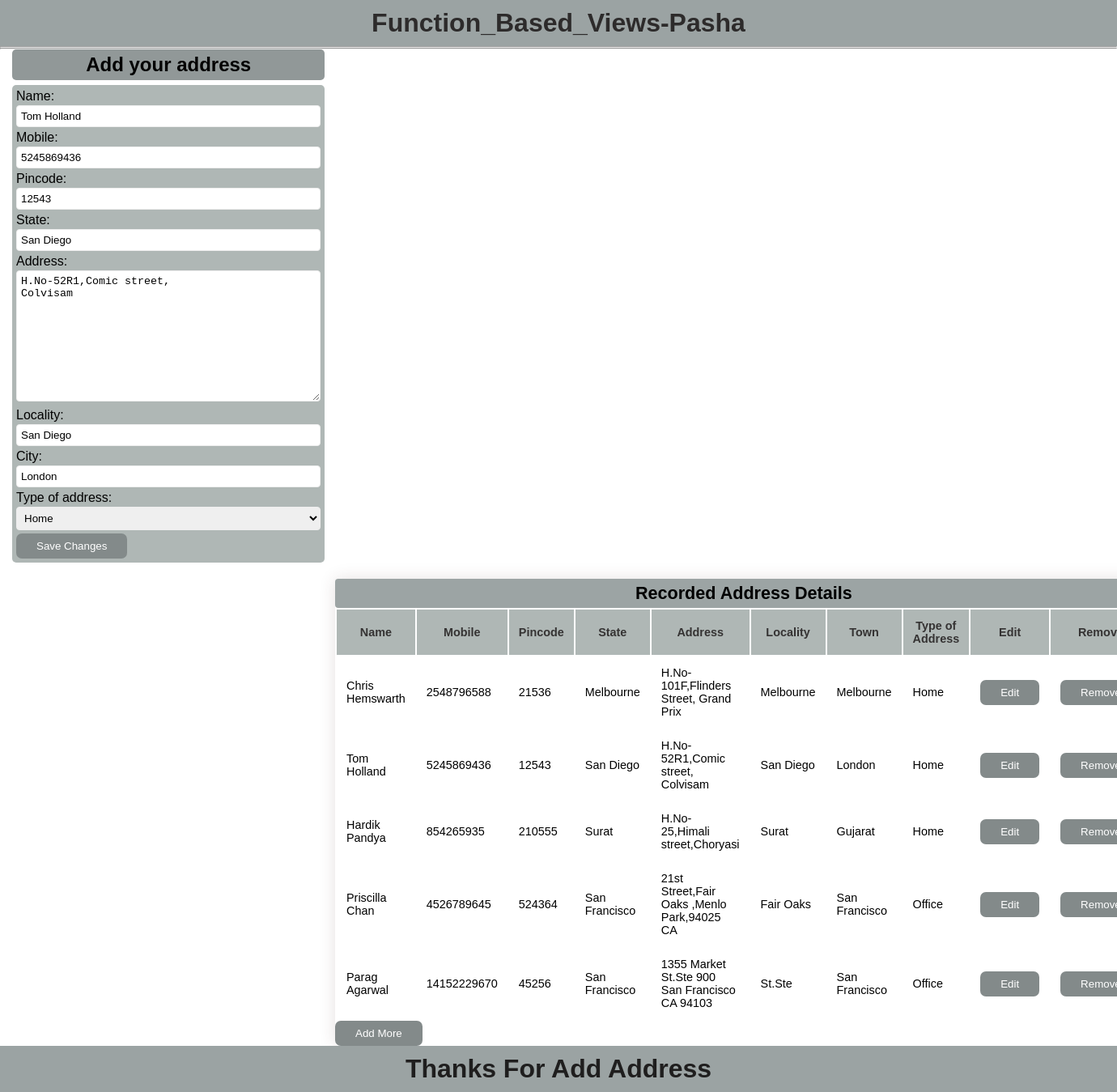
Page /update/48 on the committed database.
### address/models.py (models this page shows, shortened)
class Address(models.Model):
    name = models.CharField(max_length=20)
    mobile = models.IntegerField()
    pincode = models.IntegerField()
    state = models.CharField(max_length=20)
    address = models.TextField(max_length=100)
    locality = models.CharField(max_length=15)
    city = models.CharField(max_length=20)
    Address_choices = (
        ('Home','Home'),
        ('Office','Office')
    )
    type_of_address = models.CharField(choices=Address_choices,max_length=20)

### address/views.py (the view, shortened to what this page needs)
# urls.py: path('update/<int:pk>',views.update,name='update'),
def update(request,pk):
    details = Address.objects.get(pk=pk)
    form = AddressForm(instance=details)
    details = Address.objects.all()
    return render(request, 'address/update.html',{'form':form,'details':details})

### address/forms.py
class AddressForm(forms.ModelForm):
    class Meta:
        model = Address
        fields = "__all__"

### address/templates/address/update.html (shortened to what this page needs)
{% extends 'base.html' %}
{% block update %}
<div>
    <h2 id="fm-header">Add your address</h2>
    <div class="container">
        <form method="POST">
            {{ form.as_p }}
            <input type="submit" value="Save Changes">
        </form>
    </div>
    <div class="styled-table">
        <h2 id="ad-table" >Recorded Address Details</h2>
        <table>
            <thead>
                <tr>
                    <th>Name</th>
                    <th>Mobile</th>
                    <th>Pincode</th>
                    <th>State</th>
                    <th>Address</th>
                    <th>Locality</th>
                    <th>Town</th>
                    <th>Type of Address</th>
                    <th>Edit</th>
                    <th>Remove</th>
                </tr>
            </thead>
            {% if details %}
            <tbody>
                {% for d in details %}
                <tr>
                    <td>{{d.name}}</td>
                    <td>{{d.mobile}}</td>
                    <td>{{d.pincode}}</td>
                    <td>{{d.state}}</td>
                    <td>{{d.address}}</td>
                    <td>{{d.locality}}</td>
                    <td>{{d.city}}</td>
                    <td>{{d.type_of_address}}</td>
                    <td>
                        <a href="{% url 'update' d.pk %}"> <input type="submit" value="Edit"></a>
                    </td>
                    <td>
                        <form method="POST" action="{% url 'delete' d.pk %}">
                            <input type="submit" value="Remove">
                        </form>
                    </td>
                </tr>
                {% endfor %}
            </tbody>
            {% else %}
            <strong> No data found</strong>
            {% endif %}
        </table>
        <a href="{% url 'candr' %}"><input type="submit" value="Add More"></a>
    </div>
</div>
{% endblock %}

### address/static/css/base.css (style rules this page uses)
body { font-family: Arial, Helvetica, sans-serif; }
* { box-sizing: border-box; margin: 0; padding: 0; }
#fm-header { background-color: #919898; width: 28%; margin-left: 15px; margin-bottom: 5px; border-radius: 5px; text-align: center; padding: 5px 0; }
#ad-table { background-color: #9ca4a4; width: 100%; margin: 0; text-align: center; border-radius: 4px; padding: 5px 0; }
input[type=text], input[type=number], select, textarea { width: 100%; padding: 5px 5px; display: inline-block; border: 1px solid #eeeeee; border-radius: 4px; box-sizing: border-box; margin-top: 2px; margin-bottom: 4px; resize: horizontal; }
input[type=submit] { background-color: #838a8a; color: #ffffff; padding: 8px 25px; border: none; border-radius: 7px; cursor: pointer; }
.container { border-radius: 5px; background-color: #afb7b5; font-size: 1em; font-family: sans-serif; padding: 5px; height: 60%; width: 28%; float: left; margin-top: 1px; margin-left: 15px; margin-bottom: 20px; }
.styled-table { border-collapse: collapse; border-radius: 5px; display: table; width:70% ; margin-left: 30%; font-size: 0.9em; font-family: sans-serif; min-width: 400px; height: 60%; box-shadow: 0 0 20px rgba(78, 48, 48, 0.15); }
.styled-table thead tr { background-color: #afb7b5; color: #353333; text-align: center; }
.styled-table th, .styled-table td { padding: 12px 12px; }

### rows in the picture
Address: name "Tom Holland", mobile "5245869436", pincode "12543", state "San Diego", address "H.No-52R1,Comic street, Colvisam", locality "San Diego", city "London", type_of_address "Home"
Address: name "Chris Hemswarth", mobile "2548796588", pincode "21536", state "Melbourne", address "H.No-101F,Flinders Street, Grand Prix", locality "Melbourne", city "Melbourne", type_of_address "Home"
Address: name "Hardik Pandya", mobile "854265935", pincode "210555", state "Surat", address "H.No-25,Himali street,Choryasi", locality "Surat", city "Gujarat", type_of_address "Home"
Address: name "Priscilla Chan", mobile "4526789645", pincode "524364", state "San Francisco", address "21st Street,Fair Oaks ,Menlo Park,94025 CA", locality "Fair Oaks", city "San Francisco", type_of_address "Office"
Address: name "Parag Agarwal", mobile "14152229670", pincode "45256", state "San Francisco", address "1355 Market St.Ste 900 San Francisco CA 94103", locality "St.Ste", city "San Francisco", type_of_address "Office"
